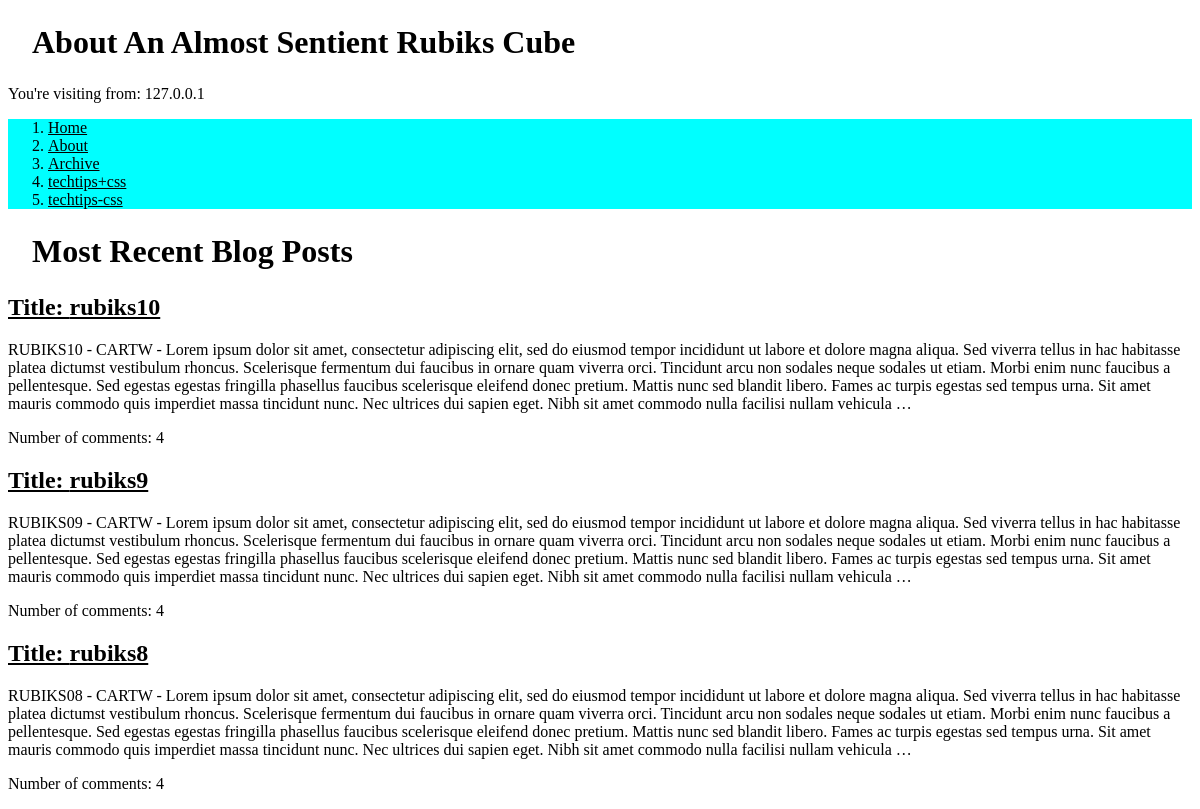
Screenshot of /blog/ with the database file from the repository.
### blog/models.py (models this page shows, shortened)
class blog(models.Model):
    title = models.CharField(max_length=200)
    author = models.CharField(max_length=100)
    content = models.TextField()
    posted = models.DateTimeField('date published')
    def get_comments(self):
        commentList = []
        comments = comment.objects.order_by('-posted')
        for i in comments:
            if i.blog.id == self.id:
                commentList.append(i)
        return commentList
    def get_comment_count(self):
        return str(len(self.get_comments()))

class comment(models.Model):
    blog = models.ForeignKey('blog', on_delete=models.CASCADE)
    commenter = models.CharField(max_length=100)
    email = models.EmailField()
    content = models.TextField()
    posted = models.DateTimeField('date published')

### blog/views.py (the view)
# urls.py: path('', views.index, name='index'),
def index(request):
    ip = request.META['REMOTE_ADDR']
    latest_blog_list = blog.objects.order_by('-posted')[:3]
    context = {'latest_blog_list' : latest_blog_list, "ip" : ip}
    return render(request, 'blog/home.html', context)

### blog/templates/blog/home.html (shortened to what this page needs)
{% load static %}
<!DOCTYPE html>
<html lang="en">
    <head>
        <link rel="stylesheet" href="{% static 'blog/style.css' %}">
    </head>
    <body>
        <h1>About An Almost Sentient Rubiks Cube</h1>
        <P>You're visiting from: {{ ip }}</P>
        <ol class="navBlock">
            <li class="navBlock"><a href="/blog/">Home</a></li>
            <li class="navBlock"><a href="/blog/about.html">About</a></li>
            <li class="navBlock"><a href="/blog/archive">Archive</a></li>
            <li class="navBlock"><a href="/blog/techtips+css.html">techtips+css</a></li>
            <li class="navBlock"><a href="/blog/techtips-css.html">techtips-css</a></li>
        </ol>
        <h1>Most Recent Blog Posts</h1>
        {% if latest_blog_list %}
            {% for post in latest_blog_list %}
                <h2><a href={{post.id}}>Title: {{ post.title }}</a></h2>
                <P>{{ post.content|truncatewords:100 }}</P>
                <p>Number of comments: {{ post.get_comment_count }}</p>
            {% endfor %}
        {% else %}
            <p>No blog posts available.</p>
        {% endif %}
    </body>
</html>

### blog/static/blog/style.css (style rules this page uses)
a { color: black; }
ol { background-color: aqua; }
h1 { font-family: 'Times New Roman', Times, serif; margin: 1.5rem; }

### rows the page displays
blog: title "rubiks10", content "RUBIKS10 - CARTW - Lorem ipsum dolor sit amet, consectetur adipiscing elit, sed do eiusmod tempor incididunt ut labore et dolore magna aliqua. Sed viverra tellus in hac habitasse platea dictumst vestibulum rhoncus. Scelerisque fermentum dui faucibus in ornare quam viverra orci. Tincidunt arcu non sodales neque sodales ut etiam. Morbi enim nunc faucibus a pellentesque. Sed egestas egestas fringilla phasellus faucibus scelerisque eleifend donec pretium. Mattis nunc sed blandit libero. Fames ac turpis egestas sed tempus urna. Sit amet mauris commodo quis imperdiet massa tincidunt nunc. Nec ultrices dui sapien eget. Nibh sit amet commodo nulla facilisi nullam vehicula …", get_comment_count "4"
blog: title "rubiks9", content "RUBIKS09 - CARTW - Lorem ipsum dolor sit amet, consectetur adipiscing elit, sed do eiusmod tempor incididunt ut labore et dolore magna aliqua. Sed viverra tellus in hac habitasse platea dictumst vestibulum rhoncus. Scelerisque fermentum dui faucibus in ornare quam viverra orci. Tincidunt arcu non sodales neque sodales ut etiam. Morbi enim nunc faucibus a pellentesque. Sed egestas egestas fringilla phasellus faucibus scelerisque eleifend donec pretium. Mattis nunc sed blandit libero. Fames ac turpis egestas sed tempus urna. Sit amet mauris commodo quis imperdiet massa tincidunt nunc. Nec ultrices dui sapien eget. Nibh sit amet commodo nulla facilisi nullam vehicula …", get_comment_count "4"
blog: title "rubiks8", content "RUBIKS08 - CARTW - Lorem ipsum dolor sit amet, consectetur adipiscing elit, sed do eiusmod tempor incididunt ut labore et dolore magna aliqua. Sed viverra tellus in hac habitasse platea dictumst vestibulum rhoncus. Scelerisque fermentum dui faucibus in ornare quam viverra orci. Tincidunt arcu non sodales neque sodales ut etiam. Morbi enim nunc faucibus a pellentesque. Sed egestas egestas fringilla phasellus faucibus scelerisque eleifend donec pretium. Mattis nunc sed blandit libero. Fames ac turpis egestas sed tempus urna. Sit amet mauris commodo quis imperdiet massa tincidunt nunc. Nec ultrices dui sapien eget. Nibh sit amet commodo nulla facilisi nullam vehicula …", get_comment_count "4"

### other values shown
{{ ip }} "127.0.0.1"
